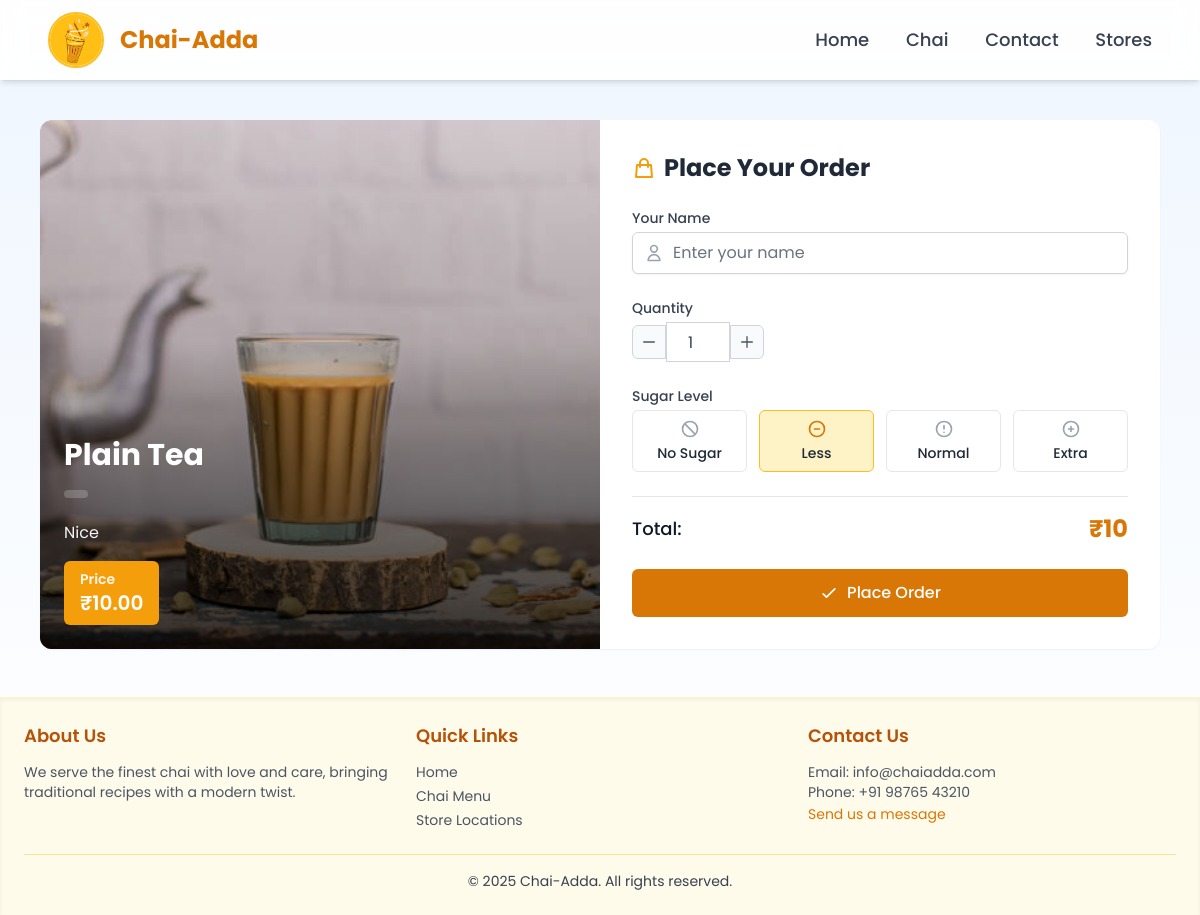
The app's page /chai/chai/1/ with its own data.
### chai/models.py (models this page shows, shortened)
class ChaiVariety(models.Model):
    CHAI_TYPE_CHOICES = [
        ('PT', 'Plain Tea'),
        ('MC', 'Masala Chai'),
        ('GC', 'Ginger Chai'),
        ('LC', 'Lemon Chai'),
        ('EC', 'Elaichi Chai'),
        ('GT', 'Green Tea'),
        ('BT', 'Black Tea'),
        ('KC', 'Kulhad Chai'),
    ]
    name = models.CharField(max_length=20)
    price = models.IntegerField()
    image = models.ImageField(upload_to='chais/')
    date_time = models.DateTimeField(default=timezone.now)
    chai_type = models.CharField(max_length=2, choices=CHAI_TYPE_CHOICES, default="PT")
    description = models.TextField(default="", blank=True)
    class Meta:
        verbose_name = 'Chai Variety'
        verbose_name_plural = 'Chai Varieties'

### chai/views.py (the view, shortened to what this page needs)
# urls.py: path('chai/<int:chai_id>/', views.chai_detail, name='chai_detail'),
def chai_detail(request, chai_id):
    chai = get_object_or_404(ChaiVariety, pk=chai_id)
    reviews = chai.reviews.all().select_related('user').order_by('-date_added')
    return render(request, 'chai/chai_detail.html', {
        'chai': chai,
        'reviews': reviews,
        'average_rating': chai.reviews.aggregate(Avg('rating'))['rating__avg']
    })

### chai/templates/chai/chai_detail.html (shortened to what this page needs)
{% extends "manish.html" %}
{% load static %}
{% block content %}
<div class="max-w-6xl mx-auto px-4 py-6">
    <div class="bg-white rounded-xl shadow-sm overflow-hidden">
        <div class="lg:flex">
            <div class="lg:w-1/2 relative overflow-hidden bg-amber-50">
                <div class="relative h-64 sm:h-80 lg:h-full">
                    {% if chai.image %}
                    <img src="{{ chai.image.url }}" alt="{{ chai.name }}" class="absolute inset-0 w-full h-full object-cover">
                    {% else %}
                    <div class="absolute inset-0 flex items-center justify-center bg-amber-100">
                        <svg class="w-24 h-24 text-amber-400" fill="none" stroke="currentColor" viewBox="0 0 24 24">
                            <path stroke-linecap="round" stroke-linejoin="round" stroke-width="1.5" d="M13 7h8m0 0v8m0-8l-8 8-4-4-6 6"></path>
                        </svg>
                    </div>
                    {% endif %}
                    <div class="absolute inset-0 bg-gradient-to-t from-black/30 to-transparent"></div>
                </div>
                <div class="p-6 relative z-10 lg:absolute lg:bottom-0 lg:left-0 lg:right-0 lg:bg-gradient-to-t lg:from-black/70 lg:to-transparent lg:pt-24">
                    <h1 class="text-3xl font-bold text-amber-600 lg:text-white mb-2">{{ chai.name }}</h1>
                    <span class="inline-block px-3 py-1 bg-amber-100 text-amber-800 rounded-full text-sm font-medium lg:bg-white/20 lg:backdrop-blur-sm lg:text-white">{{ chai.get_Chai_type_display }}</span>
                    <div class="mt-4">
                        <p class="text-gray-700 lg:text-gray-100">{{ chai.description }}</p>
                    </div>
                    <div class="mt-4 inline-block px-4 py-2 bg-amber-500 text-white rounded-md font-semibold">
                        <span class="block text-sm opacity-90">Price</span>
                        <span class="text-xl">₹{{ chai.price|floatformat:2 }}</span>
                    </div>
                </div>
            </div>
            <div class="lg:w-1/2 p-6 lg:p-8">
                <div class="bg-white">
                    <h2 class="text-2xl font-bold text-gray-800 mb-6 flex items-center">
                        <svg class="w-6 h-6 mr-2 text-amber-500" fill="none" stroke="currentColor" viewBox="0 0 24 24">
                            <path stroke-linecap="round" stroke-linejoin="round" stroke-width="2" d="M16 11V7a4 4 0 00-8 0v4M5 9h14l1 12H4L5 9z"></path>
                        </svg>
                        Place Your Order
                    </h2>
                    <form id="orderForm" method="POST" action="{% url 'chai:order_chai' chai.id %}" class="space-y-6">
                        <div class="form-control">
                            <label for="name" class="block text-sm font-medium text-gray-700 mb-1">Your Name</label>
                            <div class="relative">
                                <div class="absolute inset-y-0 left-0 pl-3 flex items-center pointer-events-none">
                                </div>
                                <input type="text" id="name" name="name" class="block w-full pl-10 pr-3 py-2 border border-gray-300 rounded-md shadow-sm focus:ring-amber-500 focus:border-amber-500" placeholder="Enter your name" required>
                            </div>
                        </div>
                        <div class="form-control">
                            <label class="block text-sm font-medium text-gray-700 mb-1">Quantity</label>
                            <div class="flex items-center">
                                <button type="button" class="quantity-btn minus p-2 border border-gray-300 rounded-l-md bg-gray-50 hover:bg-gray-100">
                                    <svg class="w-4 h-4 text-gray-600" fill="none" stroke="currentColor" viewBox="0 0 24 24">
                                        <path stroke-linecap="round" stroke-linejoin="round" stroke-width="2" d="M20 12H4"></path>
                                    </svg>
                                </button>
                                <input type="number" id="quantity" name="quantity" min="1" max="10" value="1" readonly class="border-y border-gray-300 text-center w-16 h-10 text-gray-700 focus:outline-none">
                                <button type="button" class="quantity-btn plus p-2 border border-gray-300 rounded-r-md bg-gray-50 hover:bg-gray-100">
                                    <svg class="w-4 h-4 text-gray-600" fill="none" stroke="currentColor" viewBox="0 0 24 24">
                                        <path stroke-linecap="round" stroke-linejoin="round" stroke-width="2" d="M12 4v16m8-8H4"></path>
                                    </svg>
                                </button>
                            </div>
                        </div>
                        <div class="form-control">
                            <label class="block text-sm font-medium text-gray-700 mb-1">Sugar Level</label>
                            <div class="grid grid-cols-2 sm:grid-cols-4 gap-3">
                                <label class="sugar-option">
                                    <div class="option-selector border rounded-md px-3 py-2 text-center cursor-pointer hover:bg-amber-50 transition-colors">
                                        <svg class="w-5 h-5 mx-auto mb-1 text-gray-400" fill="none" stroke="currentColor" viewBox="0 0 24 24">
                                            <path stroke-linecap="round" stroke-linejoin="round" stroke-width="2" d="M18.364 18.364A9 9 0 005.636 5.636m12.728 12.728A9 9 0 015.636 5.636m12.728 12.728L5.636 5.636"></path>
                                        </svg>
                                        <span class="block text-sm font-medium">No Sugar</span>
                                    </div>
                                </label>
                                <label class="sugar-option">
                                    <div class="option-selector border rounded-md px-3 py-2 text-center cursor-pointer hover:bg-amber-50 transition-colors">
                                        <svg class="w-5 h-5 mx-auto mb-1 text-gray-400" fill="none" stroke="currentColor" viewBox="0 0 24 24">
                                            <path stroke-linecap="round" stroke-linejoin="round" stroke-width="2" d="M15 12H9m12 0a9 9 0 11-18 0 9 9 0 0118 0z"></path>
                                        </svg>
                                        <span class="block text-sm font-medium">Less</span>
                                    </div>
                                </label>
                                <label class="sugar-option">
                                    <div class="option-selector border rounded-md px-3 py-2 text-center cursor-pointer hover:bg-amber-50 transition-colors">
                                        <svg class="w-5 h-5 mx-auto mb-1 text-gray-400" fill="none" stroke="currentColor" viewBox="0 0 24 24">
                                            <path stroke-linecap="round" stroke-linejoin="round" stroke-width="2" d="M12 8v4m0 4h.01M21 12a9 9 0 11-18 0 9 9 0 0118 0z"></path>
                                        </svg>
                                        <span class="block text-sm font-medium">Normal</span>
                                    </div>
                                </label>
                                <label class="sugar-option">
                                    <div class="option-selector border rounded-md px-3 py-2 text-center cursor-pointer hover:bg-amber-50 transition-colors">
                                        <svg class="w-5 h-5 mx-auto mb-1 text-gray-400" fill="none" stroke="currentColor" viewBox="0 0 24 24">
                                            <path stroke-linecap="round" stroke-linejoin="round" stroke-width="2" d="M12 9v3m0 0v3m0-3h3m-3 0H9m12 0a9 9 0 11-18 0 9 9 0 0118 0z"></path>
                                        </svg>
                                        <span class="block text-sm font-medium">Extra</span>
                                    </div>
                                </label>
                            </div>
                        </div>
                        <div class="border-t border-gray-200 pt-4 mt-6">
                            <div class="flex justify-between items-center">
                                <span class="text-lg font-medium text-gray-900">Total:</span>
                                <span id="totalPrice" class="text-2xl font-bold text-amber-600">₹{{ chai.price }}</span>
                            </div>
                        </div>
                        <button type="submit" class="w-full bg-amber-600 hover:bg-amber-700 text-white py-3 rounded-md font-medium transition-colors duration-200 focus:outline-none focus:ring-2 focus:ring-offset-2 focus:ring-amber-500 relative overflow-hidden group">
                            <span class="relative z-10 flex items-center justify-center">
                                <svg class="w-5 h-5 mr-2 group-hover:animate-bounce" fill="none" stroke="currentColor" viewBox="0 0 24 24">
                                    <path stroke-linecap="round" stroke-linejoin="round" stroke-width="2" d="M5 13l4 4L19 7"></path>
                                </svg>
                                Place Order
                            </span>
                        </button>
                    </form>
                </div>
            </div>
        </div>
    </div>
</div>
{% endblock %}

### static/style.css (style rules this page uses)
:root { --primary: #d97706; --primary-light: #fbbf24; --primary-dark: #b45309; --text-main: #1f2937; --text-light: #4b5563; --bg-light: #f9fafb; --bg-white: #ffffff; --border-light: #e5e7eb; --shadow-sm: 0 1px 2px 0 rgba(0, 0, 0, 0.05); --shadow-md: 0 4px 6px -1px rgba(0, 0, 0, 0.1), 0 2px 4px -1px rgba(0, 0, 0, 0.06); --transition-all: all 0.3s ease; }
body { font-family: 'Poppins', sans-serif; color: var(--text-main); line-height: 1.5; -webkit-font-smoothing: antialiased; -moz-osx-font-smoothing: grayscale; scroll-behavior: smooth; }
h1, h2, h3, h4, h5, h6 { line-height: 1.2; }
input, select, textarea { font-family: inherit; font-size: 16px; transition: var(--transition-all); border-radius: 0.375rem; }
button { cursor: pointer; transition: var(--transition-all); }

### records on screen
ChaiVariety: image (picture), name "Plain Tea", description "Nice", price "10.00", price "10"
